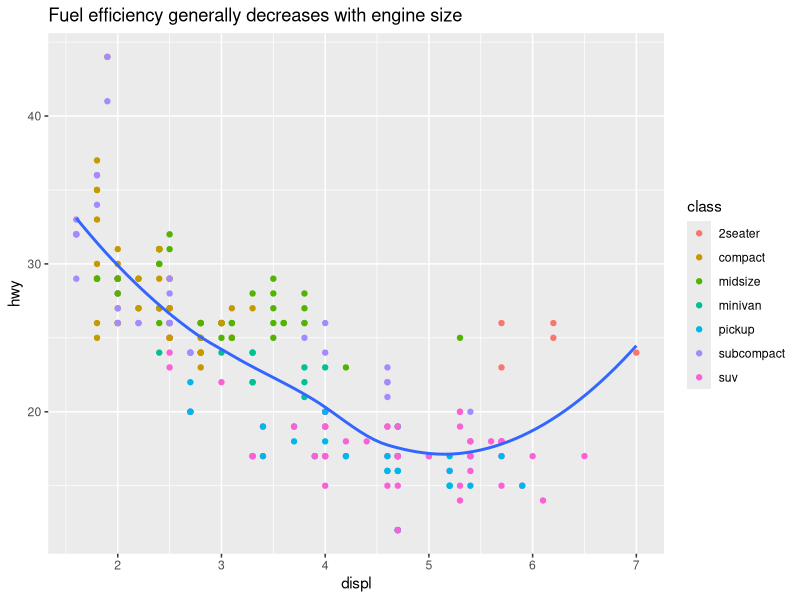
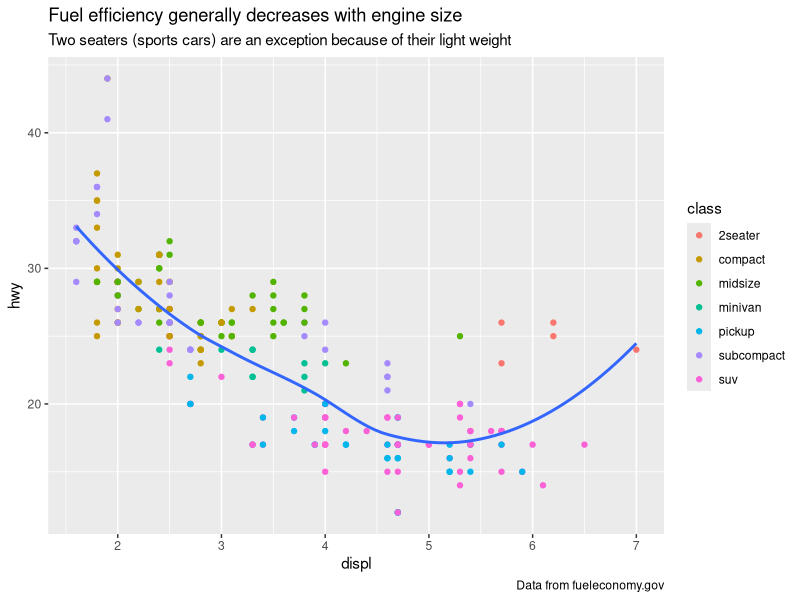
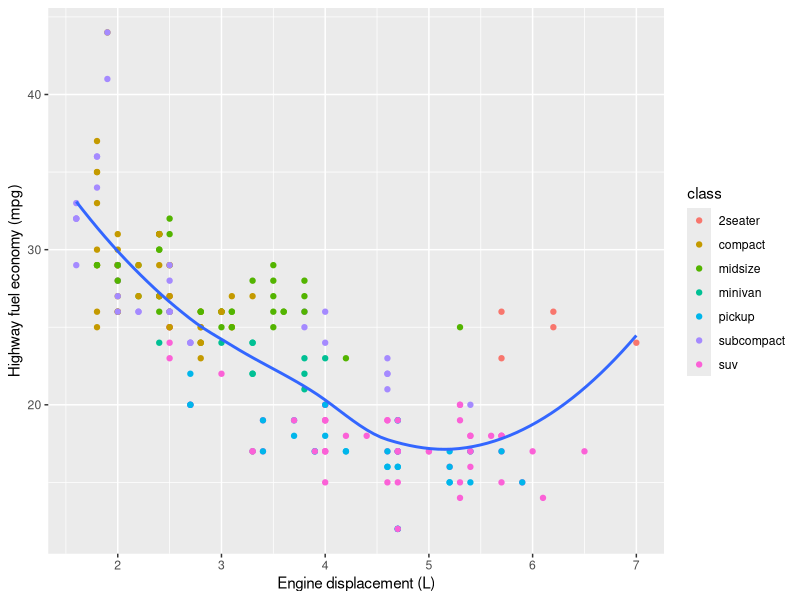
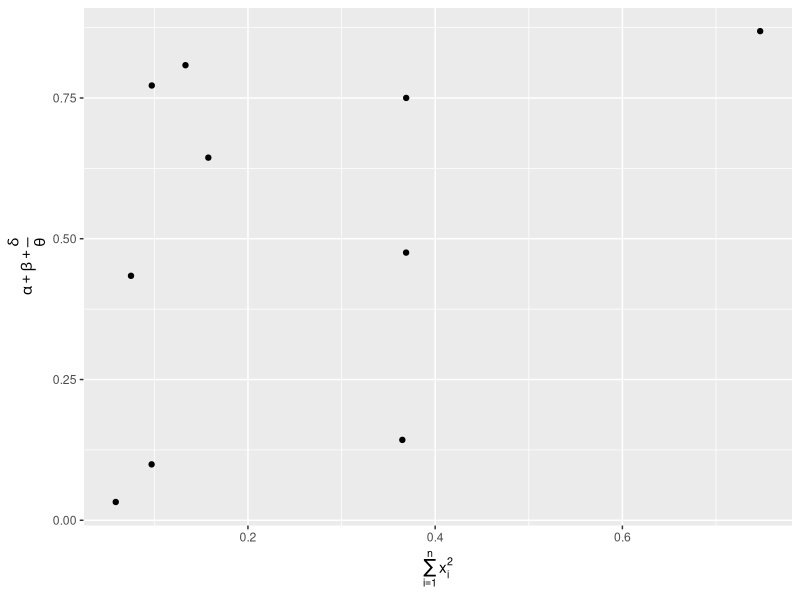
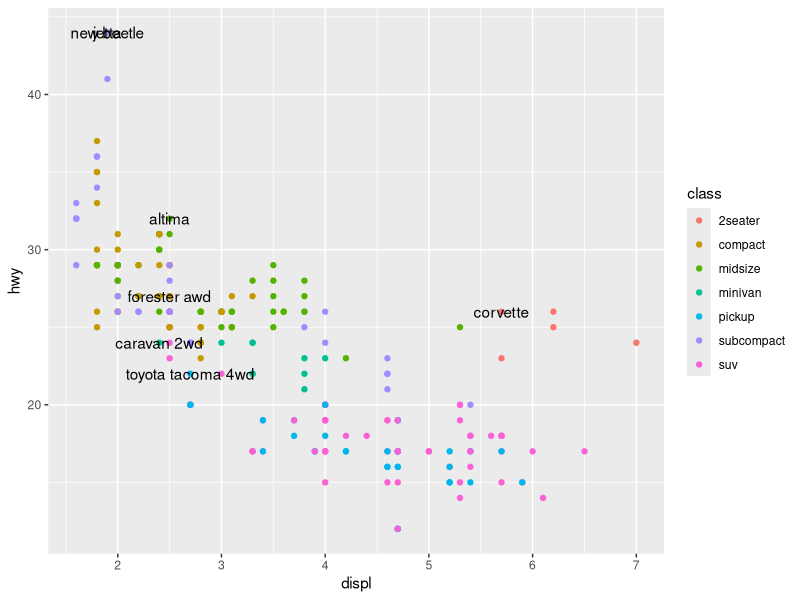
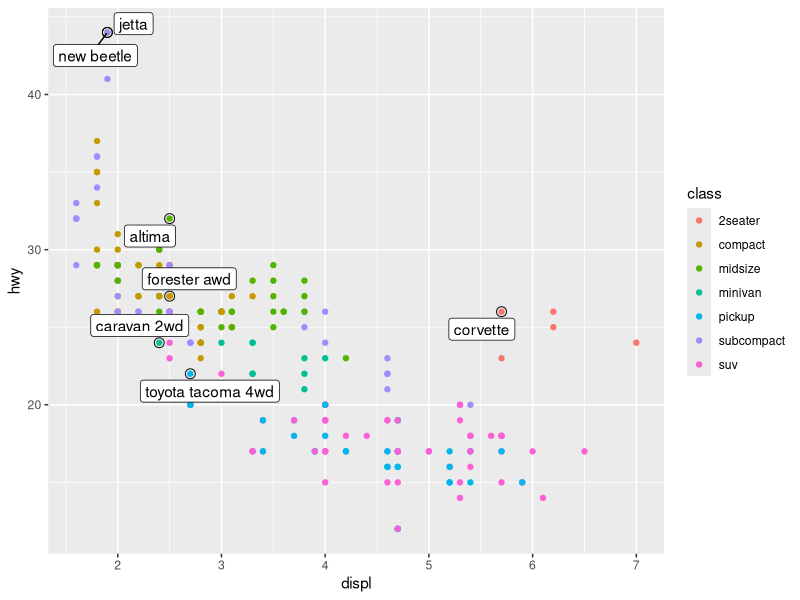
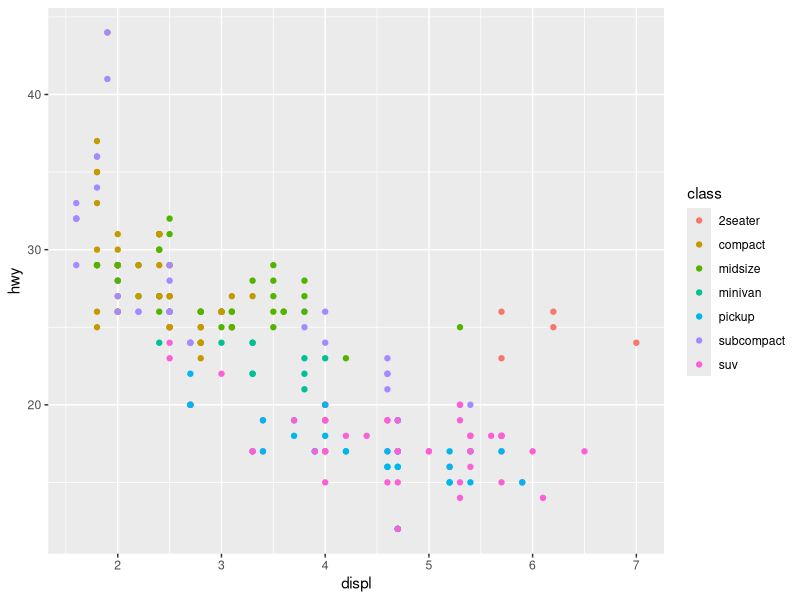
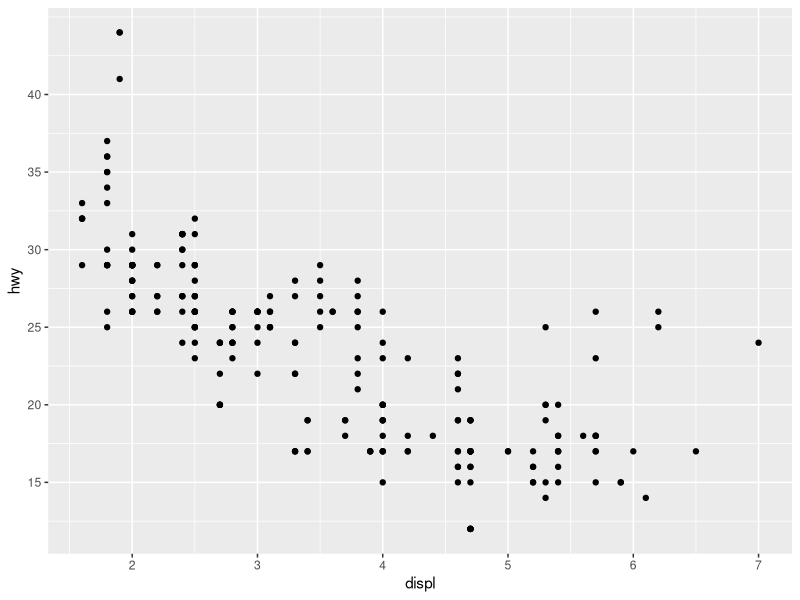

Reproduce these figures in R, in order.
## ---- chunk 1
rm(list = ls()) # clean-up workspace
library("tidyverse")
## ---- chunk 2
    ggplot(mpg, aes(x = displ, y = hwy)) +
      geom_point(aes(color = class)) +
      geom_smooth(se = FALSE) +
      labs(title = "Fuel efficiency generally decreases with engine size")
## ---- chunk 3
    ggplot(mpg, aes(displ, hwy)) +
      geom_point(aes(color = class)) +
      geom_smooth(se = FALSE) + 
      labs(
        title = "Fuel efficiency generally decreases with engine size",
        subtitle = "Two seaters (sports cars) are an exception because of their light weight",
        caption = "Data from fueleconomy.gov"
      )
## ---- chunk 4
    ggplot(mpg, aes(displ, hwy)) +
    geom_point(aes(colour = class)) +
    geom_smooth(se = FALSE) +
    labs(
      x = "Engine displacement (L)",
      y = "Highway fuel economy (mpg)"
    )
## ---- chunk 5
    df <- tibble(x = runif(10), y = runif(10))
    ggplot(df, aes(x, y)) + geom_point() +
      labs(
        x = quote(sum(x[i] ^ 2, i == 1, n)),
        y = quote(alpha + beta + frac(delta, theta))
      )
## ---- chunk 6
    best_in_class <- mpg %>%
      group_by(class) %>%
      filter(row_number(desc(hwy)) == 1)
    best_in_class
## ---- chunk 7
    ggplot(mpg, aes(x = displ, y = hwy)) +
      geom_point(aes(colour = class)) +
      geom_text(aes(label = model), data = best_in_class)
## ---- chunk 8
    library("ggrepel")
    ggplot(mpg, aes(displ, hwy)) +
      geom_point(aes(colour = class)) +
      geom_point(size = 3, shape = 1, data = best_in_class) +
      ggrepel::geom_label_repel(aes(label = model), data = best_in_class)
## ---- chunk 9
    ggplot(mpg, aes(displ, hwy)) +
      geom_point(aes(colour = class)) +
      scale_x_continuous() +
      scale_y_continuous() +
      scale_colour_discrete()
## ---- chunk 10
    ggplot(mpg, aes(displ, hwy)) +
      geom_point() +
      scale_y_continuous(breaks = seq(15, 40, by = 5))
## ---- chunk 11
    ggplot(mpg, aes(displ, hwy)) +
      geom_point() +
      scale_x_continuous(labels = NULL) +
      scale_y_continuous(labels = NULL)
## ---- chunk 12
    ggplot(mpg, aes(x = displ, y = hwy)) +
      geom_point() +
      scale_y_log10()
## ---- chunk 13
    ggplot(mpg, aes(x = displ, y = hwy)) +
      geom_point() +
      scale_x_reverse()
## ---- chunk 14
    ggplot(mpg, aes(displ, hwy)) +
      geom_point(aes(colour = class)) + 
      theme(legend.position = "left")
## ---- chunk 15
    ggplot(mpg, mapping = aes(displ, hwy)) +
      geom_point(aes(color = class)) +
      geom_smooth() +
      coord_cartesian(xlim = c(5, 7), ylim = c(10, 30))
## ---- chunk 16
    ggplot(mpg, mapping = aes(displ, hwy)) +
      geom_point(aes(color = class)) +
      geom_smooth() +
      xlim(5, 7) + ylim(10, 30)
## ---- chunk 17
    ggplot(mpg, mapping = aes(displ, hwy)) +
      geom_point(aes(color = class)) +
      geom_smooth() +
      scale_x_continuous(limits = c(5, 7)) +
      scale_y_continuous(limits = c(10, 30))
## ---- chunk 18
    mpg %>%
      filter(displ >= 5, displ <= 7, hwy >= 10, hwy <= 30) %>%
      ggplot(aes(displ, hwy)) +
      geom_point(aes(color = class)) +
      geom_smooth()
## ---- chunk 19
    ggplot(mpg, aes(displ, hwy)) +
      geom_point(aes(color = class)) +
      geom_smooth(se = FALSE) +
      theme_bw()
## ---- chunk 20
ggplot(mpg, aes(displ, hwy)) + geom_point()
ggsave("my-plot.pdf")
